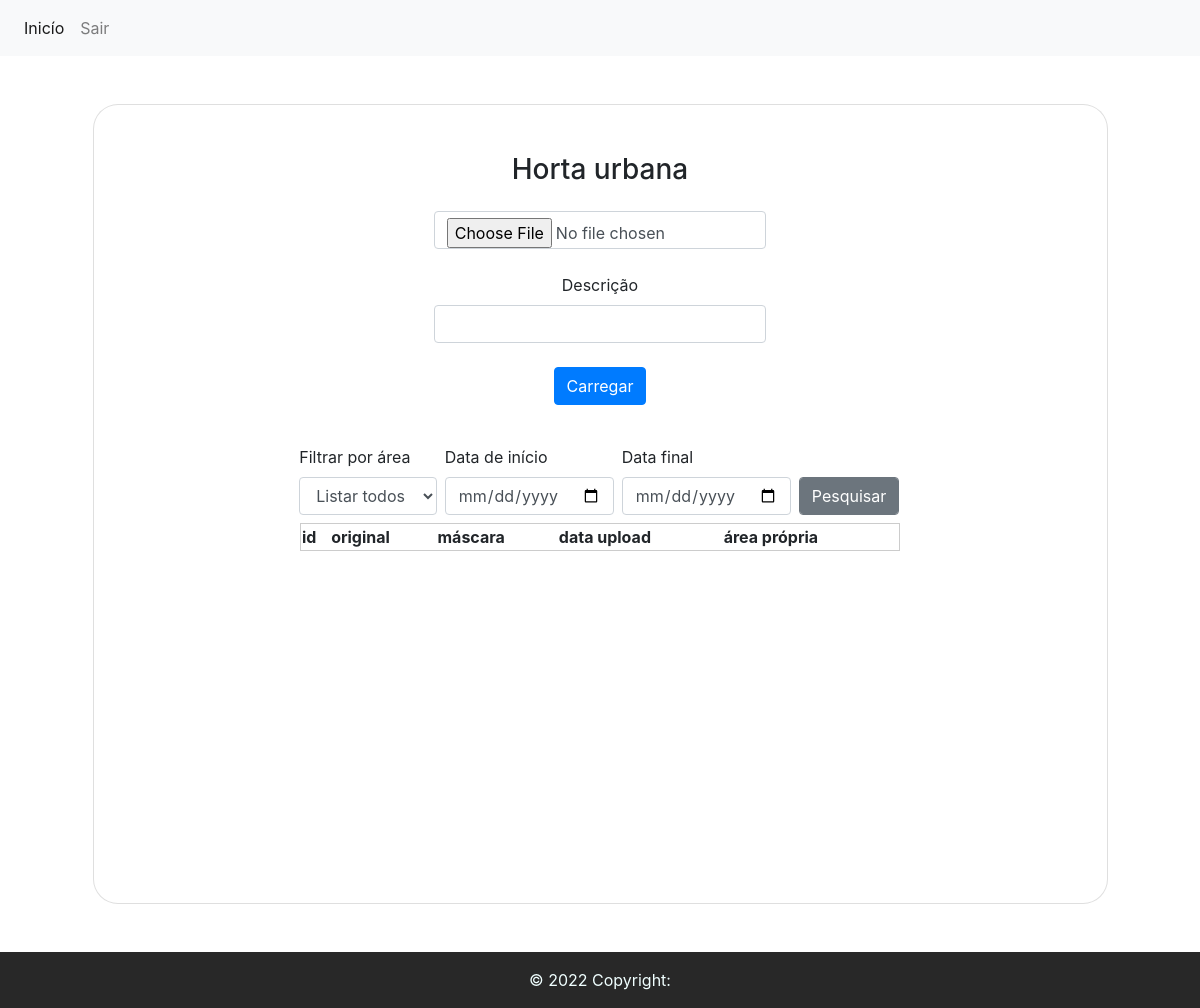
The page /index/1 (signed in) on the database as committed earlier.
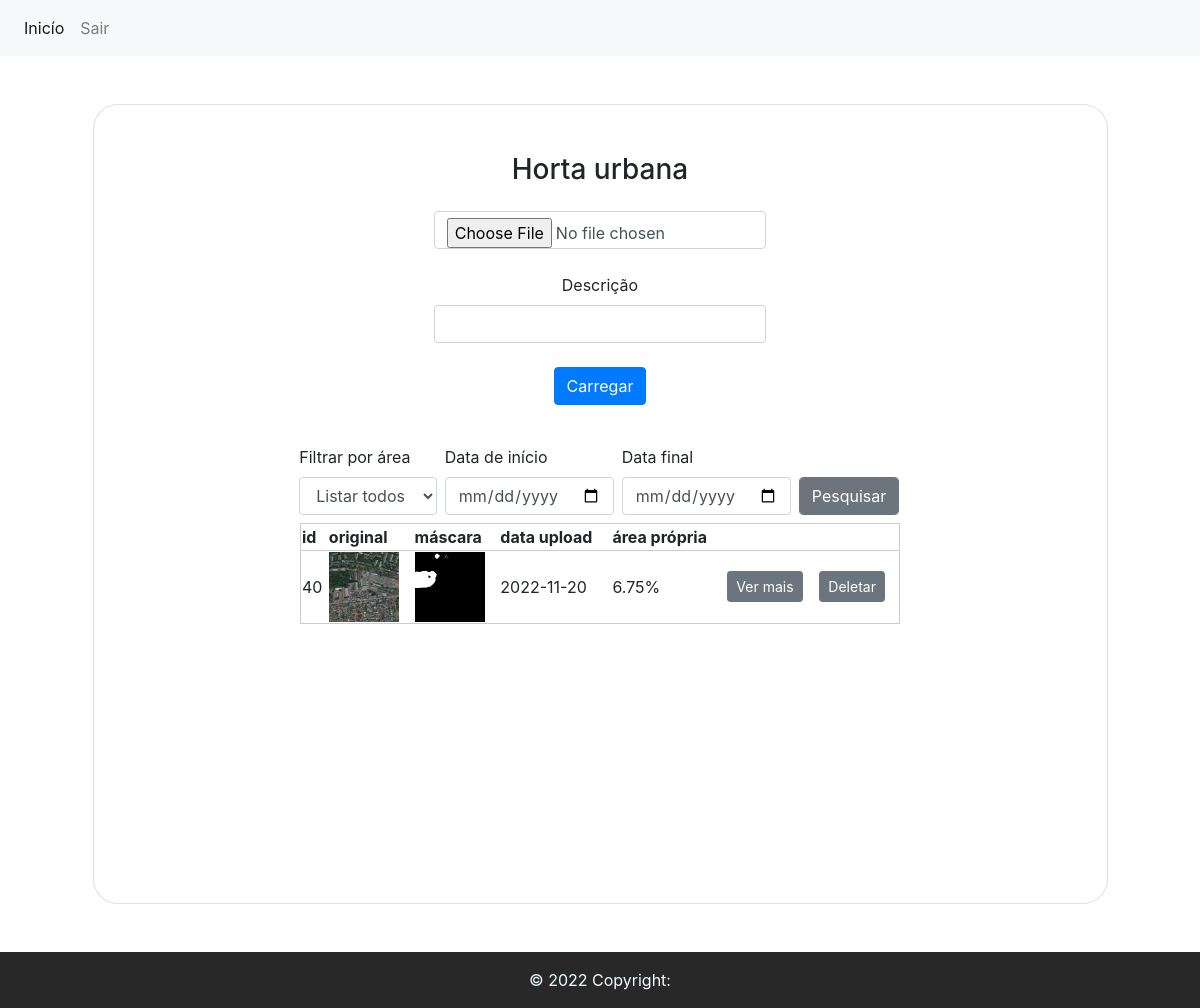
The same page on the database as committed later.
### tables this page shows
CREATE TABLE image (id INTEGER PRIMARY KEY NOT NULL, image_name STRING (256), description VARCHAR (512), image_path STRING (256), mask_path STRING (256), result_path VARCHAR (256), proper_area NUMERIC, date_upload DATE, polygon VARCHAR (1024), area NUMERIC, user_id INTEGER REFERENCES user (id));

### app.py (the view, shortened to what this page needs)
@app.route("/index/<id>", methods=('GET', 'POST'))
def index(id):
    if session.get("id"):
        session_id = session['id'][0]
    else:
        session_id = 0
    if id == session_id:
        conn = get_db_connection()
        posts = conn.execute('SELECT * FROM image where user_id = (?)', [id]).fetchall()
        conn.close()
        if request.method == 'GET':
            return render_template('index.html', posts=posts)
    else:
        return redirect(url_for('logout'))

### app.py (called while the page is built)
def get_db_connection():
    conn = sqlite3.connect('gardens.db')
    conn.row_factory = sqlite3.Row
    return conn

### templates/index.html (shortened to what this page needs)
<!DOCTYPE html>
<html lang="pt-br">
<head>
    <link rel="stylesheet" href="https://cdn.jsdelivr.net/npm/bootstrap@4.3.1/dist/css/bootstrap.min.css"
>
</head>
<body>
    {% block y %}
    {% if session.id %}
    <nav class="navbar navbar-expand-lg navbar-light bg-light">
        <div class="collapse navbar-collapse" id="navbarNavAltMarkup">
          <div class="navbar-nav">
            <a class="nav-item nav-link active" href="/home2">Inicío<span class="sr-only">(current)</span></a>
            <a class="nav-item nav-link" href="/logout">Sair</a>
          </div>
        </div>
      </nav>
    <section>
        <div class="container h-100 mt-5 mb-5">
            <div class="row d-flex justify-content-center align-items-center h-100">
                <div class="col-lg-12 col-xl-11">
                    <div class="card text-black" style="min-height: 800px; border-radius: 25px;">
                        <div class="card-body p-md-5">
                            <div class="row justify-content-center">
                                <div class="col-md-10 col-lg-6 col-xl-5 order-2 order-lg-1">
                                    <h3 class="text-center">Horta urbana</h3>
                                    <form class="p-3 text-center" id="form1" method="post"
                                        enctype="multipart/form-data">
                                        <div class="d-flex flex-row align-items-center mb-4">
                                            <div class="form-outline flex-fill mb-0">
                                                <input class="form-control" type="file" name="file" id="file" accept=".jpg,.jpeg,.png,.tif,.tiff">
                                            </div>
                                        </div>
                                        <div class="d-flex flex-row align-items-center mb-4">
                                            <div class="form-outline flex-fill mb-0">
                                                <label class="form-label" for="description">Descrição</label>
                                                <input class="form-control" type="text" name="description"
                                                    id="description">
                                                <input type="submit" class="btn btn-primary mt-2" value="Carregar"
                                                    name="button" id="button" onclick="check_inputs()" />
                                            </div>
                                        </div>
                                    </form>
                                    <form class="mx-1 mx-md-4" method="post" enctype="multipart/form-data">
                                        <div class="d-flex flex-row align-items-center"
                                            style="width: 600px; margin-left: -45%;">
                                            <div class="form-outline flex-fill mb-2 mr-2">
                                                <label class="form-label" for="date_start">Filtrar por área</label>
                                                <select class="form-control" id="comp_select" name="comp_select">
                                                    <option selected>Listar todos</option>
                                                </select>
                                            </div>
                                            <div class="form-outline flex-fill mb-2 mr-2">
                                                <label class="form-label" for="date_start">Data de início</label>
                                                <input class="form-control" type="date" id="date_start"
                                                    name="date_start" value="{{ request.form['date_start'] }}">
                                            </div>
                                            <div class="form-outline flex-fill mb-2 mr-2">
                                                <label class="form-label" for="date_start">Data final</label>
                                                <input class="form-control" type="date" id="date_end" name="date_end"
                                                    value="{{ request.form['date_end'] }}">
                                            </div>
                                            <div class="form-outline flex-fill mt-4">
                                                <input type="submit" class="btn btn-secondary form-control"
                                                    value="Pesquisar" name="button" id="button" />
                                            </div>
                                        </div>
                                    </form>
                                    <div class="d-flex flex-row align-items-center mb-4 justify-content-center">
                                        <div class="form-outline flex-fill mb-0">
                                            <table>
                                                <thead>
                                                    <tr>
                                                        <th>id</th>
                                                        <th>original</th>
                                                        <th>máscara</th>
                                                        <th>data upload</th>
                                                        <th>área própria</th>
                                                        <th></th>
                                                        <th></th>
                                                    </tr>
                                                </thead>
                                                <tbody>
                                                    {% for post in posts %}
                                                    <tr>
                                                        <form class="mx-1 mx-md-4" method="post"
                                                            enctype="multipart/form-data">
                                                            <td>{{ post['id'] }}</td>
                                                            <td> <img src="/{{ post['image_path'] }}" alt=""></td>
                                                            <td> <img src="/{{ post['mask_path'] }}" alt=""></td>
                                                            <td>{{ post['date_upload'] }}</td>
                                                            <td>{{ post['proper_area'] }}%</td>
                                                            <td><input type="submit" class="btn btn-secondary btn-sm"
                                                                    value="Ver mais" name="button" id="button" /></td>
                                                            <td><input type="submit" class="btn btn-secondary btn-sm"
                                                                    value="Deletar" name="button" id="button"
                                                                    onclick="return confirm('Excluir item?')" /></td>
                                                        </form>
                                                    </tr>
                                                    {% endfor %}
                                                </tbody>
                                            </table>
                                        </div>
                                    </div>
                                </div>
                            </div>
                        </div>
                    </div>
                </div>
            </div>
        </div>
    </section>
    {% else %}
    Você não está logado. <a href="/login">Fazer login.</a>.
    {% endif %}
    {% endblock %}
    <footer class="footer" style="background-color: #282828;">
        <div class="text-center p-3" style="background-color: #282828; color: azure;">
            © 2022 Copyright:
        </div>
    </footer>
</body>
</html>

### templates/index.html (style rules this page uses)
body { background-color: rgb(255, 255, 255); }
img { max-height: 70px; max-width: 70px; }
table, tr { padding: 30%; width: 600px; align-items: center; border: 1px solid #ccc; }

Rows that differ between the two databases and show on the page:
added image: id "40", date_upload "2022-11-20", proper_area "6.75"
